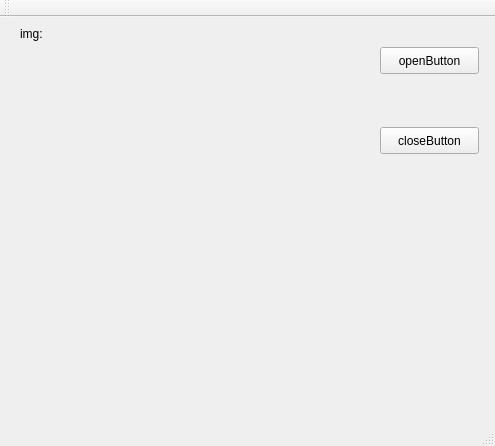
<?xml version="1.0" encoding="UTF-8"?>
<ui version="4.0">
 <class>MainWindow</class>
 <widget class="QMainWindow" name="MainWindow">
  <property name="geometry">
   <rect>
    <x>0</x>
    <y>0</y>
    <width>495</width>
    <height>446</height>
   </rect>
  </property>
  <property name="windowTitle">
   <string>MainWindow</string>
  </property>
  <widget class="QWidget" name="centralWidget">
   <widget class="QPushButton" name="openButton">
    <property name="geometry">
     <rect>
      <x>380</x>
      <y>30</y>
      <width>99</width>
      <height>27</height>
     </rect>
    </property>
    <property name="text">
     <string>openButton</string>
    </property>
   </widget>
   <widget class="QPushButton" name="closeButton">
    <property name="geometry">
     <rect>
      <x>380</x>
      <y>110</y>
      <width>99</width>
      <height>27</height>
     </rect>
    </property>
    <property name="text">
     <string>closeButton</string>
    </property>
   </widget>
   <widget class="QLabel" name="label">
    <property name="geometry">
     <rect>
      <x>20</x>
      <y>10</y>
      <width>351</width>
      <height>281</height>
     </rect>
    </property>
    <property name="text">
     <string>img:</string>
    </property>
    <property name="alignment">
     <set>Qt::AlignLeading|Qt::AlignLeft|Qt::AlignTop</set>
    </property>
   </widget>
  </widget>
  <widget class="QMenuBar" name="menuBar">
   <property name="geometry">
    <rect>
     <x>0</x>
     <y>0</y>
     <width>495</width>
     <height>25</height>
    </rect>
   </property>
  </widget>
  <widget class="QToolBar" name="mainToolBar">
   <attribute name="toolBarArea">
    <enum>TopToolBarArea</enum>
   </attribute>
   <attribute name="toolBarBreak">
    <bool>false</bool>
   </attribute>
  </widget>
  <widget class="QStatusBar" name="statusBar"/>
 </widget>
 <layoutdefault spacing="6" margin="11"/>
 <resources/>
 <connections/>
</ui>
